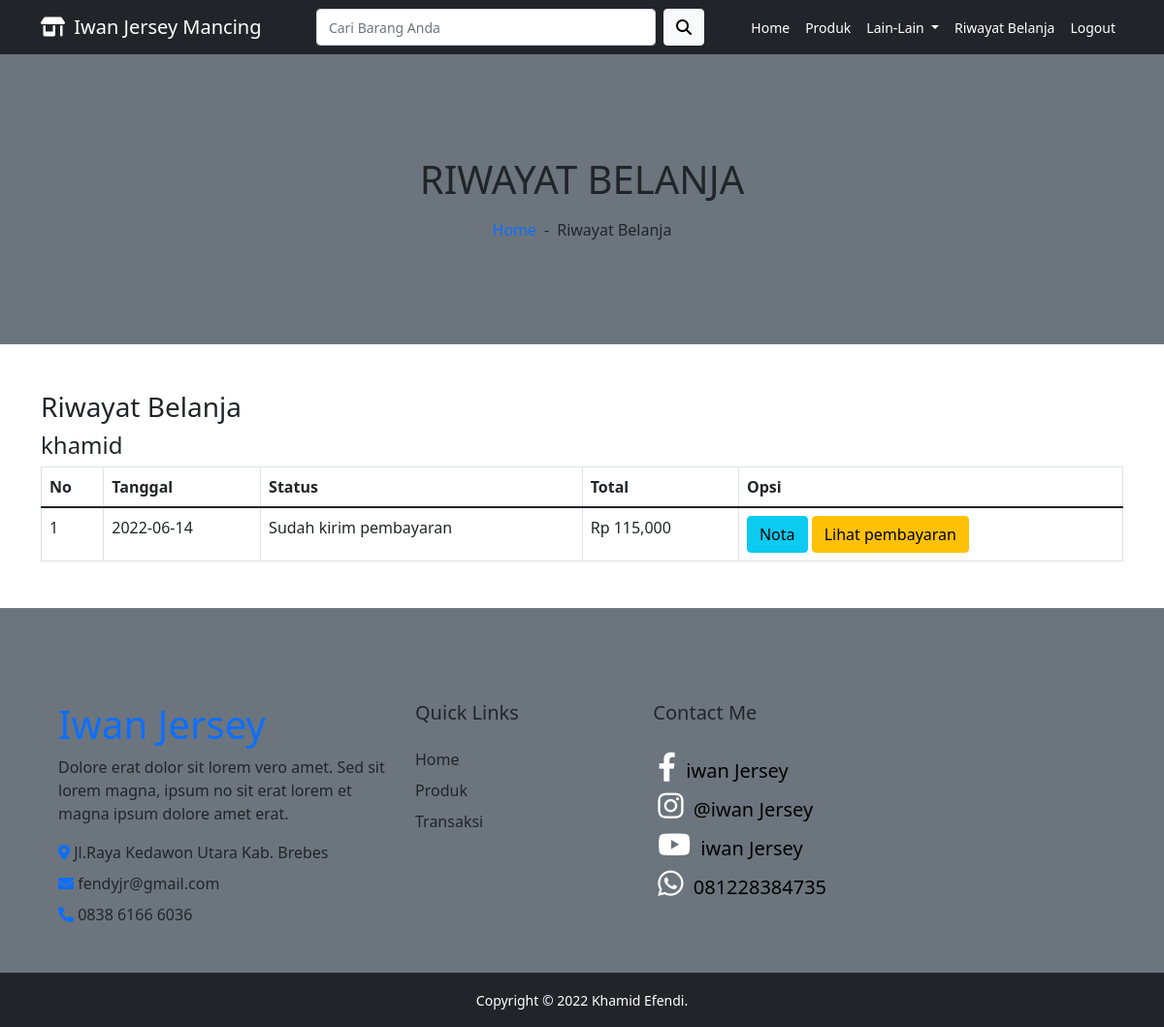
The app's page /user/riwayat.php (signed in) with its own data.
### tables this page shows
CREATE TABLE `tb_pembelian` (
  `id_pembelian` int(11) NOT NULL,
  `id_pembeli` varchar(50) NOT NULL,
  `nama` varchar(100) NOT NULL,
  `nomer` varchar(20) NOT NULL,
  `provinsi` varchar(300) NOT NULL,
  `kota` varchar(100) NOT NULL,
  `kecamatan` varchar(100) NOT NULL,
  `kode_pos` int(11) NOT NULL,
  `jalan` varchar(100) NOT NULL,
  `tanggal_pembelian` date NOT NULL,
  `jumlah_pembelian` int(11) NOT NULL,
  `ongkir` int(11) NOT NULL,
  `status_pembelian` varchar(100) NOT NULL DEFAULT 'pending',
  `resi_pengiriman` varchar(50) NOT NULL
);

### user/riwayat.php (the view, shortened to what this page needs)
<?php
require 'database.php';
include 'header.php';
?>
<div class="container-fluid bg-secondary mb-5">
    <div class="d-flex flex-column align-items-center justify-content-center" style="min-height: 300px">
        <h1 class="font-weight-semi-bold text-uppercase mb-3">Riwayat Belanja</h1>
        <div class="d-inline-flex">
            <p class="m-0"><a href="index.php">Home</a></p>
            <p class="m-0 px-2">-</p>
            <p class="m-0">Riwayat Belanja</p>
        </div>
    </div>
</div>
<section class="riwayat">
    <div class="container">
        <h3>Riwayat Belanja</h3>
        <h4><?php echo $_SESSION['user']['username'] ?></h4>
        <table class="table table-bordered">
            <thead>
                <tr>
                    <th>No</th>
                    <th>Tanggal</th>
                    <th>Status</th>
                    <th>Total</th>
                    <th>Opsi</th>
                </tr>
            </thead>
            <tbody>
                <?php
                $no = 1;
                $id_pelanggan = $_SESSION['user']['id'];
                $ambil = mysqli_query($koneksi, "SELECT * FROM tb_pembelian WHERE id_pembeli='$id_pelanggan'");
                while ($pecah = mysqli_fetch_assoc($ambil)) {
                ?>
                    <tr>
                        <td><?php echo $no++; ?></td>
                        <td><?php echo $pecah["tanggal_pembelian"] ?></td>
                        <td>
                            <?php echo $pecah["status_pembelian"] ?>
                            <br>
                        </td>
                        <td>Rp <?php echo number_format($pecah["jumlah_pembelian"]) ?></td>
                        <td>
                            <a href="nota.php?id=<?php echo $pecah['id_pembelian'] ?>" class="btn btn-info "></i>Nota</a>
                            <?php if ($pecah['status_pembelian'] == "pending") { ?>
                                <a href="pembayaran.php?id=<?php echo $pecah['id_pembelian'] ?>" class="btn btn-success">Konfirmasi Pembayaran</a>
                            <?php } else { ?>
                                <a href="lihat_pembayaran.php?id=<?php echo $pecah['id_pembelian'] ?>" class="btn btn-warning">Lihat pembayaran</a>
                            <?php } ?>
                        </td>
                    </tr>
                <?php } ?>
            </tbody>
        </table>
    </div>
</section>
<?php include 'footer_sosmed.php' ?>
<?php include 'footer.php' ?>

### user/css/cssindex.css (style rules this page uses)
* { padding: 0; margin: 0; }
a { text-decoration: none; }

### records on screen
tb_pembelian: tanggal_pembelian "2022-06-14", status_pembelian "Sudah kirim pembayaran", jumlah_pembelian "115,000"

### other values on screen
$_SESSION['user']['username'] "khamid"
